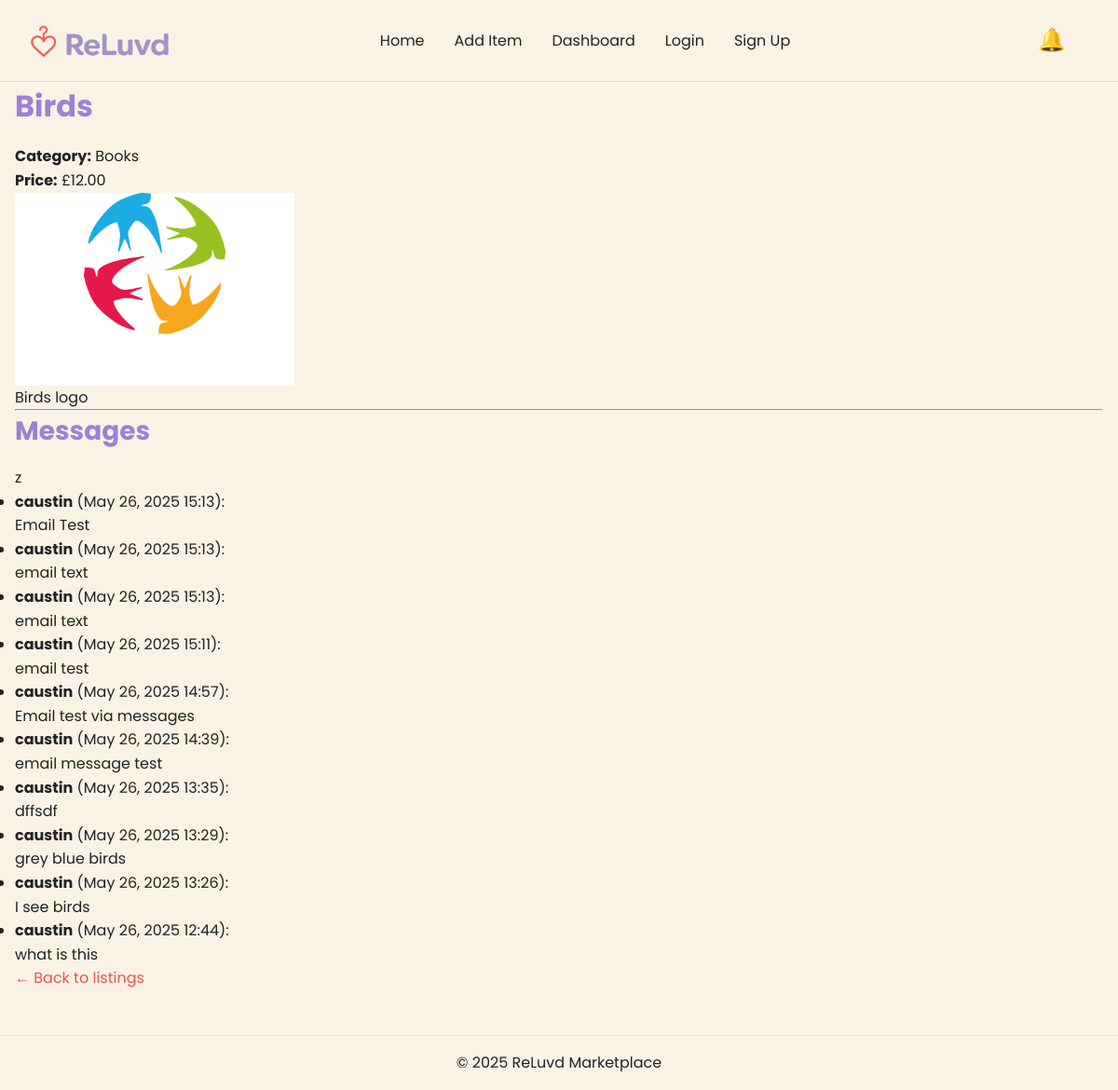
Page /7/ on the committed database.
### items/models.py (models this page shows, shortened)
class Item(models.Model):
    CATEGORY_CHOICES = [
        ("fashion", "Fashion"),
        ("electronics", "Electronics"),
        ("books", "Books"),
        ("home", "Home"),
        ("other", "Other"),
    ]
    title = models.CharField(max_length=100)
    description = models.TextField()
    category = models.CharField(max_length=20, choices=CATEGORY_CHOICES)
    price = models.DecimalField(
        max_digits=8,
        decimal_places=2,
        validators=[MinValueValidator(0.01)],
    )
    image = models.ImageField(upload_to="item_images/", blank=True, null=True)
    seller = models.ForeignKey(User, on_delete=models.CASCADE, related_name="items")
    date_posted = models.DateTimeField(auto_now_add=True)
    is_sold = models.BooleanField(default=False)
    quantity = models.PositiveIntegerField(default=1)

class Message(models.Model):
    item = models.ForeignKey("Item", on_delete=models.CASCADE, related_name="messages")
    sender = models.ForeignKey(settings.AUTH_USER_MODEL, on_delete=models.CASCADE)
    message = models.TextField()
    created_at = models.DateTimeField(auto_now_add=True)
    class Meta:
        ordering = ["-created_at"]

### items/views.py (the view)
# urls.py: path("<int:item_id>/", views.item_detail, name="item_detail"),
def item_detail(request, item_id):
    item = get_object_or_404(Item, pk=item_id)
    messages = item.messages.select_related("sender")
    if request.method == "POST":
        form = MessageForm(request.POST)
        if form.is_valid():
            message = form.save(commit=False)
            message.item = item
            message.sender = request.user
            message.save()
            send_mail(
                subject=f"New message about your item: {item.title}",
                message=(
                    f"You've received a new message from {request.user.username}:\n\n"
                    f"{message.message}\n\n"
                    f"View the item here: http://127.0.0.1:8000/{item.id}/"
                ),
                from_email=settings.DEFAULT_FROM_EMAIL,
                recipient_list=[item.seller.email],
                fail_silently=True,
            )
            return redirect("item_detail", item_id=item.id)
    else:
        form = MessageForm()
    return render(
        request,
        "items/item_detail.html",
        {"item": item, "form": form, "messages": messages},
    )

### items/context_processors.py (called while the page is built)
def notifications(request):
    return {"notifications": get_notifications(request.user)}

### items/utils.py (called while the page is built, shortened)
def get_notifications(user):
    if not user.is_authenticated:
        return []

### templates/items/item_detail.html (shortened to what this page needs)
{% extends "base.html" %}
{% block content %}
<main role="main" aria-labelledby="item-title">
    <h2 id="item-title">{{ item.title }}</h2>
    <p><strong>Category:</strong> {{ item.get_category_display }}</p>
    <p><strong>Price:</strong> £{{ item.price }}</p>
    {% if item.image %}
    <img src="{{ item.image.url }}" alt="{{ item.title }}" width="300">
    {% endif %}
    <p>{{ item.description }}</p>
    <hr>
    <section aria-labelledby="messages-heading">
        <h3 id="messages-heading">Messages</h3>
        z
        {% if messages %}
        <ul>
            {% for msg in messages %}
            <li>
                <strong>{{ msg.sender.username }}</strong> ({{ msg.created_at|date:"M d, Y H:i" }}):<br>
                {{ msg.message }}
            </li>
            {% endfor %}
        </ul>
        {% else %}
        <p>No messages yet.</p>
        {% endif %}
    </section>
    <p><a href="{% url 'home' %}">← Back to listings</a></p>
</main>
{% endblock %}

### templates/base.html (shortened to what this page needs)
{% load static %}
<!DOCTYPE html>
<html lang="en">
<head>
    <link rel="stylesheet" href="{% static 'css/style.css' %}">
    <link rel="stylesheet" href="{% static 'css/base_header.css' %}">
</head>
<body>
    <header class="site-header" role="banner">
        <div class="container">
            <div class="header-content">
                <div class="logo">
                    <a href="/" aria-label="ReLuvd homepage">
                        <img src="{% static 'images/reluvd.png' %}" alt="ReLuvd Logo" width="150" height="auto">
                    </a>
                </div>
                <nav class="site-nav" aria-label="Main navigation">
                    <ul>
                        <li><a href="/">Home</a></li>
                        <li><a href="/add/">Add Item</a></li>
                        <li><a href="/dashboard/">Dashboard</a></li>
                        {% if user.is_authenticated %}
                        <li><a href="{% url 'my_orders' %}">My Orders</a></li>
                        <li><a href="{% url 'my_offers' %}">My Offers</a></li>
                        {% if user.is_superuser %}
                        <li><a href="/admin/">Admin</a></li>
                        {% endif %}
                        <li>
                            <form action="{% url 'logout' %}" method="post" style="display: inline;">
                                {% csrf_token %}
                                <button type="submit" aria-label="Log out of your account">Logout</button>
                            </form>
                        </li>
                        {% if user.is_authenticated %}
                        <span> {{ user.username }}</span> |
                        <a href="{% url 'logout' %}">Logout</a>
                        {% else %}
                        <a href="{% url 'login' %}">Login</a> {% endif %}
                        {% else %}
                        <li><a href="{% url 'login' %}" aria-label="Login to your account">Login</a></li>
                        <li><a href="{% url 'signup' %}" aria-label="Register a new account">Sign Up</a></li>
                        {% endif %}
                    </ul>
                </nav>
                <div class="notification-bell">
                    <button id="bellButton" aria-label="View and toggle notifications">🔔</button>
                </div>
            </div>
        </div>
    </header>
    <main class="container" role="main">
        {% block content %}{% endblock %}
    </main>
    <footer class="site-footer" role="contentinfo">
        <div class="container">
            <p>&copy; 2025 ReLuvd Marketplace</p>
        </div>
    </footer>
</body>
</html>

### static/css/style.css (style rules this page uses)
*, *::before, *::after { box-sizing: border-box; }
* { margin: 0; }
@media (prefers-reduced-motion: no-preference) { html { interpolate-size: allow-keywords; } }
body { line-height: 1.5; -webkit-font-smoothing: antialiased; }
img, picture, video, canvas, svg { display: block; max-width: 100%; }
input, button, textarea, select { font: inherit; }
p, h1, h2, h3, h4, h5, h6 { overflow-wrap: break-word; }
p { text-wrap: pretty; }
h1, h2, h3, h4, h5, h6 { text-wrap: balance; }
:root { --primary-red: #E0584A; --primary-purple: #9D80D7; --background: #FAF2E5; --text-dark: #222222; --text-light: #FFFFFF; --accent-yellow: #FFC857; --accent-green: #4CAF50; --error-red: #D32F2F; }
* { margin: 0; padding: 0; box-sizing: border-box; }
body { font-family: 'Poppins', Arial, sans-serif; color: var(--text-dark); background-color: var(--background); line-height: 1.6; font-size: 16px; }
h1, h2, h3, h4, h5, h6 { color: var(--primary-purple); margin-bottom: 0.5em; }
h2 { font-size: 2rem; }
h3 { font-size: 1.75rem; }
a { color: var(--primary-red); text-decoration: none; }
button, .btn { font-family: inherit; font-size: 1rem; padding: 0.35em 1.0em; border: none; border-radius: 5px; cursor: pointer; background-color: var(--primary-red); color: var(--text-light); transition: background-color 0.3s ease; }
.container { max-width: 1200px; margin: 0 auto; padding: 0 1rem; }

### static/css/base_header.css (style rules this page uses)
.site-header { background-color: var(--background); border-bottom: 1px solid #ddd; padding: 1rem; position: relative; z-index: 100; }
.header-content { display: flex; justify-content: space-between; align-items: center; }
.logo a { font-size: 1.75rem; color: var(--primary-purple); text-decoration: none; font-weight: 700; }
.site-nav ul { list-style: none; padding: 0; margin: 0; display: none; flex-direction: column; background-color: var(--background); position: absolute; top: 100%; right: 0; left: 0; z-index: 10; border-top: 1px solid #ddd; border-bottom: 1px solid #ddd; box-shadow: 0 4px 12px rgba(0, 0, 0, 0.15); }
.site-nav ul li { border-bottom: 1px solid #eee; }
.site-nav ul li a { display: block; padding: 1rem; color: var(--text-dark); text-decoration: none; }
.notification-bell { position: relative; margin-left: 1rem; }
.notification-bell button { background: none; border: none; font-size: 1.5rem; cursor: pointer; color: var(--primary-red); }
.container { max-width: 1200px; margin: 0 auto; padding: 0 1rem; }
.site-footer { text-align: center; margin-top: 3rem; padding: 1rem 0; border-top: 1px solid #ddd; }
@media (min-width: 768px) { .site-nav ul { display: flex !important; position: static; flex-direction: row; background: none; border: none; align-items: center; } }
@media (min-width: 768px) { .site-nav ul li { border: none; } }
@media (min-width: 768px) { .site-nav ul li a { padding: 0.5rem 1rem; } }
@media (min-width: 768px) { .site-nav ul { box-shadow: none; } }

### rows in the picture
Item: title "Birds", category "Books", price "12.00", image (picture), description "Birds logo"
Message: sender.username "caustin", created_at "May 26, 2025 15:13", message "Email Test"
Message: sender.username "caustin", created_at "May 26, 2025 15:13", message "email text"
Message: sender.username "caustin", created_at "May 26, 2025 15:13", message "email text"
Message: sender.username "caustin", created_at "May 26, 2025 15:11", message "email test"
Message: sender.username "caustin", created_at "May 26, 2025 14:57", message "Email test via messages"
Message: sender.username "caustin", created_at "May 26, 2025 14:39", message "email message test"
Message: sender.username "caustin", created_at "May 26, 2025 13:35", message "dffsdf"
Message: sender.username "caustin", created_at "May 26, 2025 13:29", message "grey blue birds"
Message: sender.username "caustin", created_at "May 26, 2025 13:26", message "I see birds"
Message: sender.username "caustin", created_at "May 26, 2025 12:44", message "what is this"
